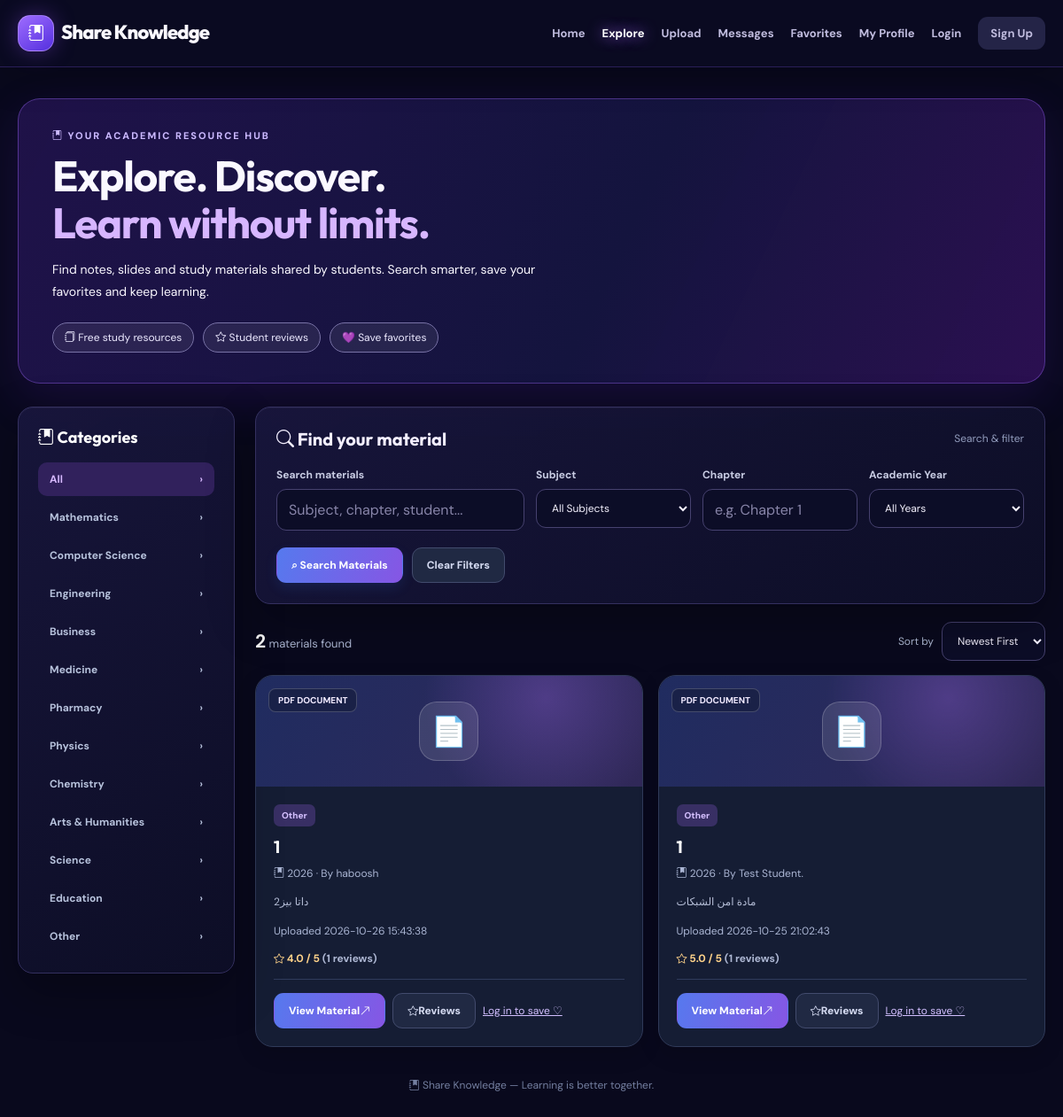
Page /share_knowledge/browse.php on the committed database.
### tables this page shows
CREATE TABLE `materials` (
  `id` int(11) NOT NULL,
  `user_id` int(11) NOT NULL,
  `subject` varchar(100) NOT NULL,
  `chapter` varchar(200) NOT NULL,
  `academic_year` varchar(100) NOT NULL,
  `description` text NOT NULL,
  `file_path` varchar(255) NOT NULL,
  `created_at` timestamp NOT NULL DEFAULT current_timestamp()
);

CREATE TABLE `users` (
  `id` int(11) NOT NULL,
  `name` varchar(100) NOT NULL,
  `email` varchar(150) NOT NULL,
  `password` varchar(255) NOT NULL,
  `created_at` timestamp NOT NULL DEFAULT current_timestamp(),
  `role` enum('student','admin') NOT NULL DEFAULT 'student'
);

### share_knowledge/browse.php (the view, shortened to what this page needs)
<?php
require_once 'db.php';
function e($value) {
  return htmlspecialchars((string)$value, ENT_QUOTES, 'UTF-8');
}
$categories = [
  'All', 'Mathematics', 'Computer Science', 'Engineering',
  'Business', 'Medicine', 'Pharmacy', 'Physics', 'Chemistry',
  'Arts & Humanities', 'Science', 'Education', 'Other'
];
$category = trim((string)($_GET['category'] ?? 'All'));
$search = trim((string)($_GET['search'] ?? ''));
$chapter = trim((string)($_GET['chapter'] ?? ''));
$sort = (string)($_GET['sort'] ?? 'newest');
$params = [];
$sql = "SELECT m.id, m.subject, m.chapter, m.academic_year,
       m.description, m.file_path, m.created_at,
                       u.name AS uploader_name,
                (SELECT ROUND(AVG(r.rating), 1) FROM reviews r WHERE r.material_id = m.id) AS avg_rating,
                (SELECT COUNT(*) FROM reviews r WHERE r.material_id = m.id) AS review_count
    FROM materials m
    LEFT JOIN users u ON m.user_id = u.id";
$sql .= $sort === 'oldest'
  ? ' ORDER BY m.created_at ASC, m.id ASC'
  : ' ORDER BY m.created_at DESC, m.id DESC';
$countSql = 'SELECT COUNT(*) FROM materials m LEFT JOIN users u ON m.user_id = u.id';
$countStmt = $conn->prepare($countSql);
$countStmt->execute($params);
$total = (int)$countStmt->fetchColumn();
$perPage = 8;
$totalPages = max(1, (int)ceil($total / $perPage));
$page = filter_input(INPUT_GET, 'page', FILTER_VALIDATE_INT);
$page = ($page !== false && $page !== null && $page > 0) ? min($page, $totalPages) : 1;
$offset = ($page - 1) * $perPage;
$sql .= ' LIMIT ' . (int)$perPage . ' OFFSET ' . (int)$offset;
$stmt = $conn->prepare($sql);
$stmt->execute($params);
$materials = $stmt->fetchAll(PDO::FETCH_ASSOC);
$favoriteIds = [];
function browseUrl($overrides = []) {
  $query = [
    'search' => $_GET['search'] ?? '',
    'category' => $_GET['category'] ?? 'All',
    'chapter' => $_GET['chapter'] ?? '',
    'year' => $_GET['year'] ?? '',
    'sort' => $_GET['sort'] ?? 'newest',
    'page' => $_GET['page'] ?? 1
  ];
  $query = array_merge($query, $overrides);
  return 'browse.php?' . http_build_query($query);
}
?>
<!DOCTYPE html>
<html lang="en">
<head>
<link rel="stylesheet" href="https://cdn.jsdelivr.net/npm/bootstrap-icons@1.11.3/font/bootstrap-icons.min.css">
<link rel="stylesheet" href="assets/css/style.css">
<link rel="stylesheet" href="assets/css/browse.css">
<link rel="stylesheet" href="assets/css/brand-system.css">
</head>
<body class="midnight">
<header class="mn-nav">
<a href="index.php" class="mn-brand"><span><i class="bi bi-journal-bookmark-fill" aria-hidden="true"></i></span>Share Knowledge</a>
<nav class="mn-links" aria-label="Main navigation">
<a href="index.php">Home</a><a href="browse.php" class="active">Explore</a><a href="upload.php">Upload</a><a href="messages.php">Messages</a><a href="favorites.php">Favorites</a><a href="profile.php">My Profile</a>
<?php if (isset($_SESSION['user_id'])): ?>
<a href="logout.php" class="mn-logout">Log out</a>
<?php else: ?>
<a href="login.php">Login</a><a href="signup.php" class="mn-logout">Sign Up</a>
<?php endif; ?>
</nav>
</header>
<div class="mn-shell">
<section class="mn-hero">
<div class="mn-kicker"><i class="bi bi-journal-bookmark-fill" aria-hidden="true"></i> Your academic resource hub</div>
<h1>Explore. Discover.<br><span>Learn without limits.</span></h1>
<p>Find notes, slides and study materials shared by students. Search smarter, save your favorites and keep learning.</p>
<div class="mn-hero-pills"><span><i class="bi bi-journals" aria-hidden="true"></i> Free study resources</span><span><i class="bi bi-star" aria-hidden="true"></i> Student reviews</span><span>💜 Save favorites</span></div>
</section>
<div class="mn-layout">
<aside class="mn-sidebar">
<h2><i class="bi bi-journal-bookmark-fill" aria-hidden="true"></i> Categories</h2>
<ul class="mn-categories">
<?php foreach ($categories as $item): ?>
<li><a href="<?= e(browseUrl(['category' => $item, 'page' => 1])) ?>" class="<?= $category === $item ? 'active' : '' ?>"><?= e($item) ?><span>›</span></a></li>
<?php endforeach; ?>
</ul>
</aside>
<main>
<section class="mn-panel">
<div class="mn-panel-head"><h2><i class="bi bi-search" aria-hidden="true"></i> Find your material</h2><span>Search &amp; filter</span></div>
<form method="GET" action="browse.php">
<div class="mn-fields">
<div class="mn-field"><label for="search">Search materials</label><input type="search" name="search" id="search" value="<?= e($search) ?>" placeholder="Subject, chapter, student..."></div>
<div class="mn-field"><label for="category">Subject</label><select name="category" id="category"><?php foreach ($categories as $item): ?><option value="<?= e($item) ?>" <?= $category === $item ? 'selected' : '' ?>><?= e($item === 'All' ? 'All Subjects' : $item) ?></option><?php endforeach; ?></select></div>
<div class="mn-field"><label for="chapter">Chapter</label><input name="chapter" id="chapter" value="<?= e($chapter) ?>" placeholder="e.g. Chapter 1"></div>
<div class="mn-field"><label for="year">Academic Year</label><select name="year" id="year"><option value="">All Years</option></select></div>
</div>
<div class="mn-actions"><button type="submit" class="mn-primary">⌕ Search Materials</button><a class="mn-reset" href="browse.php">Clear Filters</a></div>
</form>
</section>
<div class="mn-result-bar">
<span><strong><?= $total ?></strong> <?= $total === 1 ? 'material' : 'materials' ?> found</span>
<form method="GET" action="browse.php" class="mn-sort">
<label for="sort">Sort by</label>
<select name="sort" id="sort" onchange="this.form.submit()"><option value="newest" <?= $sort === 'newest' ? 'selected' : '' ?>>Newest First</option></select>
</form>
</div>
<div class="mn-grid">
<?php if (!$materials): ?>
<div class="mn-empty"><div style="font-size:45px"><i class="bi bi-journals" aria-hidden="true"></i></div><h2>No Materials Found</h2><p>Try a different search or change your filters.</p><a href="browse.php" class="mn-primary">Show All Materials</a></div>
<?php else: ?>
<?php foreach ($materials as $material): ?>
<?php $extension = strtolower(pathinfo((string)$material['file_path'], PATHINFO_EXTENSION)); ?>
<article class="mn-card">
<div class="mn-preview"><span class="mn-type"><?= $extension === 'pdf' ? 'PDF DOCUMENT' : 'IMAGE FILE' ?></span><div class="mn-preview-icon"><?= $extension === 'pdf' ? '📄' : '🖼️' ?></div></div>
<div class="mn-card-body">
<span class="mn-subject"><?= e($material['subject']) ?></span>
<h3><?= e($material['chapter']) ?></h3>
<div class="mn-meta"><i class="bi bi-journal-bookmark-fill" aria-hidden="true"></i> <?= e($material['academic_year']) ?> · By <?= e($material['uploader_name'] ?? 'Unknown Student') ?></div>
<p class="mn-desc"><?= nl2br(e($material['description'])) ?></p>
<div class="mn-meta">Uploaded <?= e($material['created_at']) ?></div>
<div class="mn-rating"><i class="bi bi-star" aria-hidden="true"></i> <?= $material['avg_rating'] !== null ? e($material['avg_rating']) . ' / 5' : 'Not rated yet' ?> <span style="color:#aeb8d4"> (<?= (int)$material['review_count'] ?> reviews)</span></div>
<div class="mn-card-actions">
<a class="mn-view" href="view_material.php?id=<?= (int)$material['id'] ?>" target="_blank" rel="noopener noreferrer">View Material <i class="bi bi-arrow-up-right" aria-hidden="true"></i></a>
<a class="mn-review" href="material_reviews.php?id=<?= (int)$material['id'] ?>"><i class="bi bi-star" aria-hidden="true"></i> Reviews</a>
<?php if (isset($_SESSION['user_id'])): ?>
<?php $isFavorite = isset($favoriteIds[(int)$material['id']]); ?>
<form action="toggle_favorite.php" method="POST">
<input type="hidden" name="csrf_token" value="<?= e($_SESSION['favorite_csrf']) ?>">
<input type="hidden" name="material_id" value="<?= (int)$material['id'] ?>">
<input type="hidden" name="return_query" value="<?= e($_SERVER['QUERY_STRING'] ?? '') ?>">
<button type="submit" class="mn-favorite <?= $isFavorite ? 'saved' : '' ?>" aria-label="<?= $isFavorite ? 'Remove from Favorites' : 'Add to Favorites' ?>"><?= $isFavorite ? '<i class="bi bi-bookmark-heart" aria-hidden="true"></i> Saved' : '🤍 Save' ?></button>
</form>
<?php else: ?><a class="mn-login" href="login.php">Log in to save ♡</a><?php endif; ?>
</div>
</div>
</article>
<?php endforeach; ?>
<?php endif; ?>
</div>
</main>
</div>
<div class="mn-footer"><i class="bi bi-journal-bookmark-fill" aria-hidden="true"></i> Share Knowledge — Learning is better together.</div>
</div>
</body>
</html>

### rows in the picture
materials: shows "PDF DOCUMENT", subject "Other", chapter "1", academic_year "2026", user.name "haboosh", description "داتا بيز2", created_at "2026-10-26 15:43:38", avg_rating "4.0", review_count "1"
materials: shows "PDF DOCUMENT", subject "Other", chapter "1", academic_year "2026", user.name "Test Student.", description "مادة امن الشبكات", created_at "2026-10-25 21:02:43", avg_rating "5.0", review_count "1"

### other values in the picture
$item "All"
$item "Mathematics"
$item "Computer Science"
$item "Engineering"
$item "Business"
$item "Medicine"
$item "Pharmacy"
$item "Physics"
$item "Chemistry"
$item "Arts & Humanities"
$item "Science"
$item "Education"
$item "Other"
$total "2"
form field category "All Subjects"
